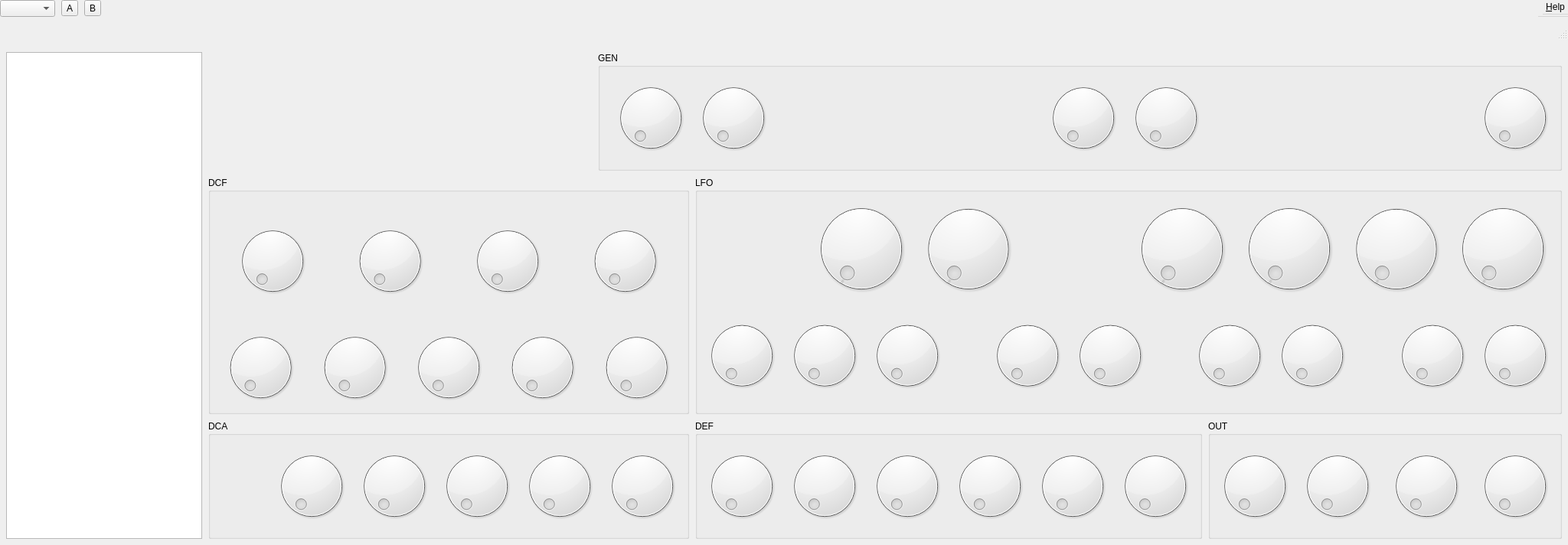
<?xml version="1.0" encoding="UTF-8"?>
<ui version="4.0">
 <author>rncbc aka Rui Nuno Capela</author>
 <comment>drumkv1 - An old-school drum-kit sampler

  Copyright (C) 2012-2015, rncbc aka Rui Nuno Capela. All rights reserved.

  This program is free software; you can redistribute it and/or
  modify it under the terms of the GNU General Public License
  as published by the Free Software Foundation; either version 2
  of the License, or (at your option) any later version.

  This program is distributed in the hope that it will be useful,
  but WITHOUT ANY WARRANTY; without even the implied warranty of
  MERCHANTABILITY or FITNESS FOR A PARTICULAR PURPOSE.  See the
  GNU General Public License for more details.

  You should have received a copy of the GNU General Public License along
  with this program; if not, write to the Free Software Foundation, Inc.,
  51 Franklin Street, Fifth Floor, Boston, MA 02110-1301 USA.

 </comment>
 <class>drumkv1widget</class>
 <widget class="QWidget" name="drumkv1widget">
  <property name="geometry">
   <rect>
    <x>0</x>
    <y>0</y>
    <width>2048</width>
    <height>712</height>
   </rect>
  </property>
  <property name="windowTitle">
   <string>drumkv1</string>
  </property>
  <property name="windowIcon">
   <iconset resource="drumkv1.qrc">
    <normaloff>:/images/drumkv1.png</normaloff>:/images/drumkv1.png</iconset>
  </property>
  <layout class="QVBoxLayout">
   <property name="spacing">
    <number>8</number>
   </property>
   <property name="leftMargin">
    <number>0</number>
   </property>
   <property name="topMargin">
    <number>0</number>
   </property>
   <property name="rightMargin">
    <number>0</number>
   </property>
   <property name="bottomMargin">
    <number>0</number>
   </property>
   <item>
    <layout class="QHBoxLayout">
     <item>
      <widget class="drumkv1widget_preset" name="Preset"/>
     </item>
     <item>
      <widget class="QToolButton" name="SwapParamsAButton">
       <property name="toolTip">
        <string>Swap A</string>
       </property>
       <property name="text">
        <string>A</string>
       </property>
       <property name="checkable">
        <bool>true</bool>
       </property>
      </widget>
     </item>
     <item>
      <widget class="QToolButton" name="SwapParamsBButton">
       <property name="toolTip">
        <string>Swap B</string>
       </property>
       <property name="text">
        <string>B</string>
       </property>
       <property name="checkable">
        <bool>true</bool>
       </property>
      </widget>
     </item>
     <item>
      <widget class="QTabBar" name="TabBar" native="true"/>
     </item>
     <item>
      <spacer>
       <property name="orientation">
        <enum>Qt::Horizontal</enum>
       </property>
       <property name="sizeHint" stdset="0">
        <size>
         <width>20</width>
         <height>20</height>
        </size>
       </property>
      </spacer>
     </item>
     <item>
      <widget class="QMenuBar" name="MenuBar">
       <property name="sizePolicy">
        <sizepolicy hsizetype="Maximum" vsizetype="Minimum">
         <horstretch>0</horstretch>
         <verstretch>0</verstretch>
        </sizepolicy>
       </property>
       <widget class="QMenu" name="helpMenu">
        <property name="title">
         <string>&amp;Help</string>
        </property>
        <addaction name="helpConfigureAction"/>
        <addaction name="separator"/>
        <addaction name="helpAboutAction"/>
        <addaction name="helpAboutQtAction"/>
       </widget>
       <addaction name="helpMenu"/>
      </widget>
     </item>
    </layout>
   </item>
   <item>
    <widget class="drumkv1widget_status" name="StatusBar"/>
   </item>
   <item>
    <widget class="QStackedWidget" name="StackedWidget">
     <property name="sizePolicy">
      <sizepolicy hsizetype="Minimum" vsizetype="Minimum">
       <horstretch>0</horstretch>
       <verstretch>0</verstretch>
      </sizepolicy>
     </property>
     <property name="currentIndex">
      <number>0</number>
     </property>
     <widget class="QWidget" name="Drumkit1Page">
      <property name="windowTitle">
       <string>Drum Kit</string>
      </property>
      <layout class="QGridLayout">
       <item row="1" column="6" rowspan="2" colspan="8">
        <widget class="QGroupBox" name="Lfo1GroupBox">
         <property name="title">
          <string>LFO</string>
         </property>
         <layout class="QVBoxLayout">
          <item>
           <layout class="QHBoxLayout">
            <item>
             <widget class="drumkv1widget_wave" name="Lfo1Wave">
              <property name="toolTip">
               <string>LFO Wave</string>
              </property>
             </widget>
            </item>
            <item>
             <widget class="drumkv1widget_combo" name="Lfo1ShapeKnob">
              <property name="toolTip">
               <string>LFO Wave Shape</string>
              </property>
              <property name="text" stdset="0">
               <string>Shape</string>
              </property>
             </widget>
            </item>
            <item>
             <widget class="drumkv1widget_spin" name="Lfo1WidthKnob">
              <property name="toolTip">
               <string>LFO Wave Width</string>
              </property>
              <property name="text" stdset="0">
               <string>Width</string>
              </property>
             </widget>
            </item>
            <item>
             <widget class="drumkv1widget_env" name="Lfo1Env">
              <property name="toolTip">
               <string>LFO Envelope</string>
              </property>
             </widget>
            </item>
            <item>
             <widget class="drumkv1widget_spin" name="Lfo1AttackKnob">
              <property name="toolTip">
               <string>LFO Attack</string>
              </property>
              <property name="text" stdset="0">
               <string>Attack</string>
              </property>
             </widget>
            </item>
            <item>
             <widget class="drumkv1widget_spin" name="Lfo1Decay1Knob">
              <property name="toolTip">
               <string>LFO Decay 1</string>
              </property>
              <property name="text" stdset="0">
               <string>Decay 1</string>
              </property>
             </widget>
            </item>
            <item>
             <widget class="drumkv1widget_spin" name="Lfo1Level2Knob">
              <property name="toolTip">
               <string>LFO Level 2</string>
              </property>
              <property name="text" stdset="0">
               <string>Level 2</string>
              </property>
             </widget>
            </item>
            <item>
             <widget class="drumkv1widget_spin" name="Lfo1Decay2Knob">
              <property name="toolTip">
               <string>LFO Decay 2</string>
              </property>
              <property name="text" stdset="0">
               <string>Decay 2</string>
              </property>
             </widget>
            </item>
           </layout>
          </item>
          <item>
           <layout class="QHBoxLayout">
            <item>
             <widget class="drumkv1widget_spin" name="Lfo1BpmKnob">
              <property name="toolTip">
               <string>LFO BPM</string>
              </property>
              <property name="text" stdset="0">
               <string>BPM</string>
              </property>
             </widget>
            </item>
            <item>
             <widget class="drumkv1widget_spin" name="Lfo1RateKnob">
              <property name="toolTip">
               <string>LFO Rate</string>
              </property>
              <property name="text" stdset="0">
               <string>Rate</string>
              </property>
             </widget>
            </item>
            <item>
             <widget class="drumkv1widget_combo" name="Lfo1SyncKnob">
              <property name="toolTip">
               <string>LFO Sync</string>
              </property>
              <property name="text" stdset="0">
               <string>Sync</string>
              </property>
             </widget>
            </item>
            <item>
             <spacer>
              <property name="orientation">
               <enum>Qt::Horizontal</enum>
              </property>
              <property name="sizeHint" stdset="0">
               <size>
                <width>8</width>
                <height>8</height>
               </size>
              </property>
             </spacer>
            </item>
            <item>
             <widget class="drumkv1widget_spin" name="Lfo1SweepKnob">
              <property name="toolTip">
               <string>LFO Sweep</string>
              </property>
              <property name="text" stdset="0">
               <string>Sweep</string>
              </property>
             </widget>
            </item>
            <item>
             <widget class="drumkv1widget_spin" name="Lfo1PitchKnob">
              <property name="toolTip">
               <string>LFO Pitch</string>
              </property>
              <property name="text" stdset="0">
               <string>Pitch</string>
              </property>
             </widget>
            </item>
            <item>
             <spacer>
              <property name="orientation">
               <enum>Qt::Horizontal</enum>
              </property>
              <property name="sizeHint" stdset="0">
               <size>
                <width>8</width>
                <height>8</height>
               </size>
              </property>
             </spacer>
            </item>
            <item>
             <widget class="drumkv1widget_spin" name="Lfo1CutoffKnob">
              <property name="toolTip">
               <string>LFO Cutoff</string>
              </property>
              <property name="text" stdset="0">
               <string>Cutoff</string>
              </property>
             </widget>
            </item>
            <item>
             <widget class="drumkv1widget_spin" name="Lfo1ResoKnob">
              <property name="toolTip">
               <string>LFO Resonance</string>
              </property>
              <property name="text" stdset="0">
               <string>Reso</string>
              </property>
             </widget>
            </item>
            <item>
             <spacer>
              <property name="orientation">
               <enum>Qt::Horizontal</enum>
              </property>
              <property name="sizeHint" stdset="0">
               <size>
                <width>8</width>
                <height>8</height>
               </size>
              </property>
             </spacer>
            </item>
            <item>
             <widget class="drumkv1widget_spin" name="Lfo1PanningKnob">
              <property name="toolTip">
               <string>LFO Panning</string>
              </property>
              <property name="text" stdset="0">
               <string>Panning</string>
              </property>
             </widget>
            </item>
            <item>
             <widget class="drumkv1widget_spin" name="Lfo1VolumeKnob">
              <property name="toolTip">
               <string>LFO Volume</string>
              </property>
              <property name="text" stdset="0">
               <string>Volume</string>
              </property>
             </widget>
            </item>
           </layout>
          </item>
         </layout>
        </widget>
       </item>
       <item row="1" column="1" rowspan="2" colspan="5">
        <widget class="QGroupBox" name="Dcf1GroupBox">
         <property name="title">
          <string>DCF</string>
         </property>
         <layout class="QVBoxLayout">
          <item>
           <widget class="drumkv1widget_filt" name="Dcf1Filt">
            <property name="toolTip">
             <string>DCF</string>
            </property>
           </widget>
          </item>
          <item>
           <layout class="QHBoxLayout">
            <item>
             <widget class="drumkv1widget_spin" name="Dcf1CutoffKnob">
              <property name="toolTip">
               <string>DCF Cutoff</string>
              </property>
              <property name="text" stdset="0">
               <string>Cutoff</string>
              </property>
             </widget>
            </item>
            <item>
             <widget class="drumkv1widget_spin" name="Dcf1ResoKnob">
              <property name="toolTip">
               <string>DCF Resonance</string>
              </property>
              <property name="text" stdset="0">
               <string>Reso</string>
              </property>
             </widget>
            </item>
            <item>
             <widget class="drumkv1widget_combo" name="Dcf1TypeKnob">
              <property name="toolTip">
               <string>DCF Type</string>
              </property>
              <property name="text" stdset="0">
               <string>Type</string>
              </property>
             </widget>
            </item>
            <item>
             <widget class="drumkv1widget_combo" name="Dcf1SlopeKnob">
              <property name="toolTip">
               <string>DCF Slope</string>
              </property>
              <property name="text" stdset="0">
               <string>Slope</string>
              </property>
             </widget>
            </item>
           </layout>
          </item>
          <item>
           <widget class="drumkv1widget_env" name="Dcf1Env">
            <property name="toolTip">
             <string>DCF Envelope</string>
            </property>
           </widget>
          </item>
          <item>
           <layout class="QHBoxLayout">
            <item>
             <widget class="drumkv1widget_spin" name="Dcf1EnvelopeKnob">
              <property name="toolTip">
               <string>DCF Envelope</string>
              </property>
              <property name="text" stdset="0">
               <string>Envelope</string>
              </property>
             </widget>
            </item>
            <item>
             <widget class="drumkv1widget_spin" name="Dcf1AttackKnob">
              <property name="toolTip">
               <string>DCF Attack</string>
              </property>
              <property name="text" stdset="0">
               <string>Attack</string>
              </property>
             </widget>
            </item>
            <item>
             <widget class="drumkv1widget_spin" name="Dcf1Decay1Knob">
              <property name="toolTip">
               <string>DCF Decay 1</string>
              </property>
              <property name="text" stdset="0">
               <string>Decay 1</string>
              </property>
             </widget>
            </item>
            <item>
             <widget class="drumkv1widget_spin" name="Dcf1Level2Knob">
              <property name="toolTip">
               <string>DCF Level 2</string>
              </property>
              <property name="text" stdset="0">
               <string>Level 2</string>
              </property>
             </widget>
            </item>
            <item>
             <widget class="drumkv1widget_spin" name="Dcf1Decay2Knob">
              <property name="toolTip">
               <string>DCF Decay 2</string>
              </property>
              <property name="text" stdset="0">
               <string>Decay 2</string>
              </property>
             </widget>
            </item>
           </layout>
          </item>
         </layout>
        </widget>
       </item>
       <item row="3" column="1" colspan="5">
        <widget class="QGroupBox" name="Dca1GroupBox">
         <property name="title">
          <string>DCA</string>
         </property>
        <layout class="QHBoxLayout">
          <item>
           <widget class="drumkv1widget_env" name="Dca1Env">
            <property name="toolTip">
             <string>DCA Envelope</string>
            </property>
           </widget>
          </item>
          <item>
           <widget class="drumkv1widget_spin" name="Dca1VolumeKnob">
            <property name="toolTip">
             <string>DCA Volume</string>
            </property>
            <property name="text" stdset="0">
             <string>Volume</string>
            </property>
           </widget>
          </item>
          <item>
           <widget class="drumkv1widget_spin" name="Dca1AttackKnob">
            <property name="toolTip">
             <string>DCA Attack</string>
            </property>
            <property name="text" stdset="0">
             <string>Attack</string>
            </property>
           </widget>
          </item>
          <item>
           <widget class="drumkv1widget_spin" name="Dca1Decay1Knob">
            <property name="toolTip">
             <string>DCA Decay 1</string>
            </property>
            <property name="text" stdset="0">
             <string>Decay 1</string>
            </property>
           </widget>
          </item>
          <item>
           <widget class="drumkv1widget_spin" name="Dca1Level2Knob">
            <property name="toolTip">
             <string>DCA Level 2</string>
            </property>
            <property name="text" stdset="0">
             <string>Level 2</string>
            </property>
           </widget>
          </item>
          <item>
           <widget class="drumkv1widget_spin" name="Dca1Decay2Knob">
            <property name="toolTip">
             <string>DCA Decay 2</string>
            </property>
            <property name="text" stdset="0">
             <string>Decay 2</string>
            </property>
           </widget>
          </item>
         </layout>
        </widget>
       </item>
       <item row="3" column="6" colspan="5">
        <widget class="QGroupBox" name="Def1GroupBox">
         <property name="title">
          <string>DEF</string>
         </property>
         <layout class="QHBoxLayout">
          <item>
           <widget class="drumkv1widget_spin" name="Def1PitchbendKnob">
            <property name="toolTip">
             <string>DEF Pitchbend</string>
            </property>
            <property name="text" stdset="0">
             <string>Pitchbend</string>
            </property>
           </widget>
          </item>
          <item>
           <widget class="drumkv1widget_spin" name="Def1ModwheelKnob">
            <property name="toolTip">
             <string>DEF Modwheel</string>
            </property>
            <property name="text" stdset="0">
             <string>Modwheel</string>
            </property>
           </widget>
          </item>
          <item>
           <widget class="drumkv1widget_spin" name="Def1PressureKnob">
            <property name="toolTip">
             <string>DEF Pressure</string>
            </property>
            <property name="text" stdset="0">
             <string>Pressure</string>
            </property>
           </widget>
          </item>
          <item>
           <widget class="drumkv1widget_spin" name="Def1VelocityKnob">
            <property name="toolTip">
             <string>DEF Velocity</string>
            </property>
            <property name="text" stdset="0">
             <string>Velocity</string>
            </property>
           </widget>
          </item>
          <item>
           <widget class="drumkv1widget_combo" name="Def1ChannelKnob">
            <property name="toolTip">
             <string>DEF Channel</string>
            </property>
            <property name="text" stdset="0">
             <string>Channel</string>
            </property>
           </widget>
          </item>
          <item>
           <widget class="drumkv1widget_combo" name="Def1NoteoffKnob">
            <property name="toolTip">
             <string>DEF Note Off</string>
            </property>
            <property name="text" stdset="0">
             <string>Note Off</string>
            </property>
           </widget>
          </item>
         </layout>
        </widget>
       </item>
       <item row="3" column="11" colspan="3">
        <widget class="QGroupBox" name="Out1GroupBox">
         <property name="title">
          <string>OUT</string>
         </property>
         <layout class="QHBoxLayout">
          <item>
           <widget class="drumkv1widget_spin" name="Out1WidthKnob">
            <property name="toolTip">
             <string>OUT Stereo Width</string>
            </property>
            <property name="text" stdset="0">
             <string>Width</string>
            </property>
           </widget>
          </item>
          <item>
           <widget class="drumkv1widget_spin" name="Out1PanningKnob">
            <property name="toolTip">
             <string>OUT Panning</string>
            </property>
            <property name="text" stdset="0">
             <string>Panning</string>
            </property>
           </widget>
          </item>
          <item>
           <spacer>
            <property name="orientation">
             <enum>Qt::Horizontal</enum>
            </property>
            <property name="sizeHint" stdset="0">
             <size>
              <width>8</width>
              <height>8</height>
             </size>
            </property>
           </spacer>
          </item>
          <item>
           <widget class="drumkv1widget_spin" name="Out1FxSendKnob">
            <property name="toolTip">
             <string>OUT FX Send</string>
            </property>
            <property name="text" stdset="0">
             <string>Effects</string>
            </property>
           </widget>
          </item>
          <item>
           <spacer>
            <property name="orientation">
             <enum>Qt::Horizontal</enum>
            </property>
            <property name="sizeHint" stdset="0">
             <size>
              <width>8</width>
              <height>8</height>
             </size>
            </property>
           </spacer>
          </item>
          <item>
           <widget class="drumkv1widget_spin" name="Out1VolumeKnob">
            <property name="toolTip">
             <string>OUT Volume</string>
            </property>
            <property name="text" stdset="0">
             <string>Volume</string>
            </property>
           </widget>
          </item>
         </layout>
        </widget>
       </item>
       <item row="0" column="5" colspan="9">
        <widget class="QGroupBox" name="Gen1GroupBox">
         <property name="sizePolicy">
          <sizepolicy hsizetype="Minimum" vsizetype="Minimum">
           <horstretch>0</horstretch>
           <verstretch>0</verstretch>
          </sizepolicy>
         </property>
         <property name="maximumSize">
          <size>
           <width>16777215</width>
           <height>200</height>
          </size>
         </property>
         <property name="title">
          <string>GEN</string>
         </property>
         <layout class="QHBoxLayout">
          <item>
           <widget class="drumkv1widget_sample" name="Gen1Sample" native="true">
            <property name="toolTip">
             <string>GEN Sample</string>
            </property>
           </widget>
          </item>
          <item>
           <widget class="drumkv1widget_combo" name="Gen1ReverseKnob">
            <property name="toolTip">
             <string>GEN Reverse</string>
            </property>
            <property name="text" stdset="0">
             <string>Reverse</string>
            </property>
           </widget>
          </item>
          <item>
           <widget class="drumkv1widget_spin" name="Gen1GroupKnob">
            <property name="toolTip">
             <string>GEN Group</string>
            </property>
            <property name="text" stdset="0">
             <string>Group</string>
            </property>
           </widget>
          </item>
          <item>
           <spacer>
            <property name="orientation">
             <enum>Qt::Horizontal</enum>
            </property>
            <property name="sizeHint" stdset="0">
             <size>
              <width>8</width>
              <height>8</height>
             </size>
            </property>
           </spacer>
          </item>
          <item>
           <widget class="drumkv1widget_spin" name="Gen1CoarseKnob">
            <property name="toolTip">
             <string>GEN Coarse</string>
            </property>
            <property name="text" stdset="0">
             <string>Coarse</string>
            </property>
           </widget>
          </item>
          <item>
           <widget class="drumkv1widget_spin" name="Gen1FineKnob">
            <property name="toolTip">
             <string>GEN Fine</string>
            </property>
            <property name="text" stdset="0">
             <string>Fine</string>
            </property>
           </widget>
          </item>
          <item>
           <spacer>
            <property name="orientation">
             <enum>Qt::Horizontal</enum>
            </property>
            <property name="sizeHint" stdset="0">
             <size>
              <width>8</width>
              <height>8</height>
             </size>
            </property>
           </spacer>
          </item>
          <item>
           <widget class="drumkv1widget_spin" name="Gen1EnvTimeKnob">
            <property name="toolTip">
             <string>GEN Env.Time</string>
            </property>
            <property name="text" stdset="0">
             <string>Env.Time</string>
            </property>
           </widget>
          </item>
         </layout>
        </widget>
       </item>
       <item row="0" column="0" rowspan="4">
        <widget class="drumkv1widget_elements" name="Elements">
         <property name="sizePolicy">
          <sizepolicy hsizetype="Minimum" vsizetype="Minimum">
           <horstretch>0</horstretch>
           <verstretch>0</verstretch>
          </sizepolicy>
         </property>
        </widget>
       </item>
      </layout>
     </widget>
     <widget class="QWidget" name="EffectsPage">
      <property name="windowTitle">
       <string>Effects</string>
      </property>
      <layout class="QGridLayout">
       <item row="0" column="0" rowspan="2">
        <spacer>
         <property name="orientation">
          <enum>Qt::Horizontal</enum>
         </property>
         <property name="sizeHint" stdset="0">
          <size>
           <width>20</width>
           <height>20</height>
          </size>
         </property>
        </spacer>
       </item>
       <item row="0" column="1" colspan="5">
        <widget class="QGroupBox" name="Cho1GroupBox">
         <property name="title">
          <string>Chorus</string>
         </property>
         <layout class="QHBoxLayout">
          <item>
           <widget class="drumkv1widget_spin" name="Cho1WetKnob">
            <property name="toolTip">
             <string>Chorus Wet</string>
            </property>
            <property name="text" stdset="0">
             <string>Wet</string>
            </property>
           </widget>
          </item>
          <item>
           <spacer>
            <property name="orientation">
             <enum>Qt::Horizontal</enum>
            </property>
            <property name="sizeHint" stdset="0">
             <size>
              <width>20</width>
              <height>20</height>
             </size>
            </property>
           </spacer>
          </item>
          <item>
           <widget class="drumkv1widget_spin" name="Cho1DelayKnob">
            <property name="toolTip">
             <string>Chorus Delay</string>
            </property>
            <property name="text" stdset="0">
             <string>Delay</string>
            </property>
           </widget>
          </item>
          <item>
           <widget class="drumkv1widget_spin" name="Cho1FeedbKnob">
            <property name="toolTip">
             <string>Chorus Feedback</string>
            </property>
            <property name="text" stdset="0">
             <string>Feedback</string>
            </property>
           </widget>
          </item>
          <item>
           <widget class="drumkv1widget_spin" name="Cho1RateKnob">
            <property name="toolTip">
             <string>Chorus Rate</string>
            </property>
            <property name="text" stdset="0">
             <string>Rate</string>
            </property>
           </widget>
          </item>
          <item>
           <widget class="drumkv1widget_spin" name="Cho1ModKnob">
            <property name="toolTip">
             <string>Chorus Modulation</string>
            </property>
            <property name="text" stdset="0">
             <string>Modulation</string>
            </property>
           </widget>
          </item>
         </layout>
        </widget>
       </item>
       <item row="0" column="6" colspan="4">
        <widget class="QGroupBox" name="Fla1GroupBox">
         <property name="title">
          <string>Flanger</string>
         </property>
         <layout class="QHBoxLayout">
          <item>
           <widget class="drumkv1widget_spin" name="Fla1WetKnob">
            <property name="toolTip">
             <string>Flanger Wet</string>
            </property>
            <property name="text" stdset="0">
             <string>Wet</string>
            </property>
           </widget>
          </item>
          <item>
           <spacer>
            <property name="orientation">
             <enum>Qt::Horizontal</enum>
            </property>
            <property name="sizeHint" stdset="0">
             <size>
              <width>20</width>
              <height>20</height>
             </size>
            </property>
           </spacer>
          </item>
          <item>
           <widget class="drumkv1widget_spin" name="Fla1DelayKnob">
            <property name="toolTip">
             <string>Flanger Delay</string>
            </property>
            <property name="text" stdset="0">
             <string>Delay</string>
            </property>
           </widget>
          </item>
          <item>
           <widget class="drumkv1widget_spin" name="Fla1FeedbKnob">
            <property name="toolTip">
             <string>Flanger Feedback</string>
            </property>
            <property name="text" stdset="0">
             <string>Feedback</string>
            </property>
           </widget>
          </item>
          <item>
           <widget class="drumkv1widget_spin" name="Fla1DaftKnob">
            <property name="toolTip">
             <string>Flanger Daft</string>
            </property>
            <property name="text" stdset="0">
             <string>Daft</string>
            </property>
           </widget>
          </item>
         </layout>
        </widget>
       </item>
       <item row="1" column="1" colspan="5">
        <widget class="QGroupBox" name="Pha1GroupBox">
         <property name="title">
          <string>Phaser</string>
         </property>
         <layout class="QHBoxLayout">
          <item>
           <widget class="drumkv1widget_spin" name="Pha1WetKnob">
            <property name="toolTip">
             <string>Phaser Wet</string>
            </property>
            <property name="text" stdset="0">
             <string>Wet</string>
            </property>
           </widget>
          </item>
          <item>
           <spacer>
            <property name="orientation">
             <enum>Qt::Horizontal</enum>
            </property>
            <property name="sizeHint" stdset="0">
             <size>
              <width>20</width>
              <height>20</height>
             </size>
            </property>
           </spacer>
          </item>
          <item>
           <widget class="drumkv1widget_spin" name="Pha1RateKnob">
            <property name="toolTip">
             <string>Phaser Rate</string>
            </property>
            <property name="text" stdset="0">
             <string>Rate</string>
            </property>
           </widget>
          </item>
          <item>
           <widget class="drumkv1widget_spin" name="Pha1FeedbKnob">
            <property name="toolTip">
             <string>Phaser Feedback</string>
            </property>
            <property name="text" stdset="0">
             <string>Feedback</string>
            </property>
           </widget>
          </item>
          <item>
           <widget class="drumkv1widget_spin" name="Pha1DepthKnob">
            <property name="toolTip">
             <string>Phaser Depth</string>
            </property>
            <property name="text" stdset="0">
             <string>Depth</string>
            </property>
           </widget>
          </item>
          <item>
           <widget class="drumkv1widget_spin" name="Pha1DaftKnob">
            <property name="toolTip">
             <string>Phaser Daft</string>
            </property>
            <property name="text" stdset="0">
             <string>Daft</string>
            </property>
           </widget>
          </item>
         </layout>
        </widget>
       </item>
       <item row="1" column="6" colspan="4">
        <widget class="QGroupBox" name="Del1GroupBox">
         <property name="title">
          <string>Delay</string>
         </property>
         <layout class="QHBoxLayout">
          <item>
           <widget class="drumkv1widget_spin" name="Del1WetKnob">
            <property name="toolTip">
             <string>Delay Wet</string>
            </property>
            <property name="text" stdset="0">
             <string>Wet</string>
            </property>
           </widget>
          </item>
          <item>
           <spacer>
            <property name="orientation">
             <enum>Qt::Horizontal</enum>
            </property>
            <property name="sizeHint" stdset="0">
             <size>
              <width>20</width>
              <height>20</height>
             </size>
            </property>
           </spacer>
          </item>
          <item>
           <widget class="drumkv1widget_spin" name="Del1DelayKnob">
            <property name="toolTip">
             <string>Delay Delay</string>
            </property>
            <property name="text" stdset="0">
             <string>Delay</string>
            </property>
           </widget>
          </item>
          <item>
           <widget class="drumkv1widget_spin" name="Del1FeedbKnob">
            <property name="toolTip">
             <string>Delay Feedback</string>
            </property>
            <property name="text" stdset="0">
             <string>Feedback</string>
            </property>
           </widget>
          </item>
          <item>
           <widget class="drumkv1widget_spin" name="Del1BpmKnob">
            <property name="toolTip">
             <string>Delay BPM</string>
            </property>
            <property name="text" stdset="0">
             <string>BPM</string>
            </property>
           </widget>
          </item>
         </layout>
        </widget>
       </item>
       <item row="0" column="10" rowspan="2">
        <widget class="QGroupBox" name="Dyn1GroupBox">
         <property name="title">
          <string>Dynamic</string>
         </property>
         <layout class="QVBoxLayout">
          <item>
           <widget class="drumkv1widget_combo" name="Dyn1CompressKnob">
            <property name="toolTip">
             <string>Dynamic Compressor</string>
            </property>
            <property name="text" stdset="0">
             <string>Compress</string>
            </property>
           </widget>
          </item>
          <item>
           <spacer>
            <property name="orientation">
             <enum>Qt::Vertical</enum>
            </property>
            <property name="sizeHint" stdset="0">
             <size>
              <width>8</width>
              <height>8</height>
             </size>
            </property>
           </spacer>
          </item>
          <item>
           <widget class="drumkv1widget_combo" name="Dyn1LimiterKnob">
            <property name="toolTip">
             <string>Dynamic Limiter</string>
            </property>
            <property name="text" stdset="0">
             <string>Limiter</string>
            </property>
           </widget>
          </item>
         </layout>
        </widget>
       </item>
       <item row="0" column="11" rowspan="2">
        <spacer>
         <property name="orientation">
          <enum>Qt::Horizontal</enum>
         </property>
         <property name="sizeHint" stdset="0">
          <size>
           <width>20</width>
           <height>20</height>
          </size>
         </property>
        </spacer>
       </item>
       <item row="2" column="1" colspan="5">
        <widget class="QGroupBox" name="Rev1GroupBox">
         <property name="title">
          <string>Reverb</string>
         </property>
         <layout class="QHBoxLayout">
          <item>
           <widget class="drumkv1widget_spin" name="Rev1WetKnob">
            <property name="toolTip">
             <string>Reverb Wet</string>
            </property>
            <property name="text" stdset="0">
             <string>Wet</string>
            </property>
           </widget>
          </item>
          <item>
           <spacer>
            <property name="orientation">
             <enum>Qt::Horizontal</enum>
            </property>
            <property name="sizeHint" stdset="0">
             <size>
              <width>20</width>
              <height>20</height>
             </size>
            </property>
           </spacer>
          </item>
          <item>
           <widget class="drumkv1widget_spin" name="Rev1RoomKnob">
            <property name="toolTip">
             <string>Reverb Room</string>
            </property>
            <property name="text" stdset="0">
             <string>Room</string>
            </property>
           </widget>
          </item>
          <item>
           <widget class="drumkv1widget_spin" name="Rev1DampKnob">
            <property name="toolTip">
             <string>Reverb Damp</string>
            </property>
            <property name="text" stdset="0">
             <string>Damp</string>
            </property>
           </widget>
          </item>
          <item>
           <widget class="drumkv1widget_spin" name="Rev1FeedbKnob">
            <property name="toolTip">
             <string>Reverb Feedback</string>
            </property>
            <property name="text" stdset="0">
             <string>Feedback</string>
            </property>
           </widget>
          </item>
          <item>
           <widget class="drumkv1widget_spin" name="Rev1WidthKnob">
            <property name="toolTip">
             <string>Reverb Width</string>
            </property>
            <property name="text" stdset="0">
             <string>Width</string>
            </property>
           </widget>
          </item>
         </layout>
        </widget>
       </item>
       <item row="3" column="0" colspan="12">
        <spacer>
         <property name="orientation">
          <enum>Qt::Vertical</enum>
         </property>
         <property name="sizeHint" stdset="0">
          <size>
           <width>8</width>
           <height>8</height>
          </size>
         </property>
        </spacer>
       </item>
      </layout>
     </widget>
    </widget>
   </item>
  </layout>
  <action name="helpConfigureAction">
   <property name="text">
    <string>&amp;Configure...</string>
   </property>
   <property name="iconText">
    <string>Configure</string>
   </property>
   <property name="statusTip">
    <string>Configure options</string>
   </property>
  </action>
  <action name="helpAboutAction">
   <property name="text">
    <string>&amp;About...</string>
   </property>
   <property name="iconText">
    <string>About</string>
   </property>
   <property name="statusTip">
    <string>Show information about this application program</string>
   </property>
  </action>
  <action name="helpAboutQtAction">
   <property name="text">
    <string>About &amp;Qt...</string>
   </property>
   <property name="iconText">
    <string>About Qt</string>
   </property>
   <property name="statusTip">
    <string>Show information about the Qt toolkit</string>
   </property>
  </action>
 </widget>
 <layoutdefault spacing="8" margin="8"/>
 <customwidgets>
  <customwidget>
   <class>drumkv1widget_preset</class>
   <extends>QComboBox</extends>
   <header>drumkv1widget_preset.h</header>
  </customwidget>
  <customwidget>
   <class>drumkv1widget_status</class>
   <extends>QStatusBar</extends>
   <header>drumkv1widget_status.h</header>
  </customwidget>
  <customwidget>
   <class>drumkv1widget_spin</class>
   <extends>QDial</extends>
   <header>drumkv1widget_knob.h</header>
  </customwidget>
  <customwidget>
   <class>drumkv1widget_combo</class>
   <extends>QDial</extends>
   <header>drumkv1widget_knob.h</header>
  </customwidget>
  <customwidget>
   <class>drumkv1widget_env</class>
   <extends>QFrame</extends>
   <header>drumkv1widget_env.h</header>
   <container>1</container>
  </customwidget>
  <customwidget>
   <class>drumkv1widget_filt</class>
   <extends>QFrame</extends>
   <header>drumkv1widget_filt.h</header>
   <container>1</container>
  </customwidget>
  <customwidget>
   <class>drumkv1widget_wave</class>
   <extends>QFrame</extends>
   <header>drumkv1widget_wave.h</header>
   <container>1</container>
  </customwidget>
  <customwidget>
   <class>drumkv1widget_elements</class>
   <extends>QTreeView</extends>
   <header>drumkv1widget_elements.h</header>
   <container>1</container>
  </customwidget>
  <customwidget>
   <class>QTabBar</class>
   <extends>QWidget</extends>
   <header>qtabbar.h</header>
  </customwidget>
  <customwidget>
   <class>drumkv1widget_sample</class>
   <extends>QWidget</extends>
   <header>drumkv1widget_sample.h</header>
  </customwidget>
 </customwidgets>
 <resources>
  <include location="drumkv1.qrc"/>
 </resources>
 <connections/>
</ui>
